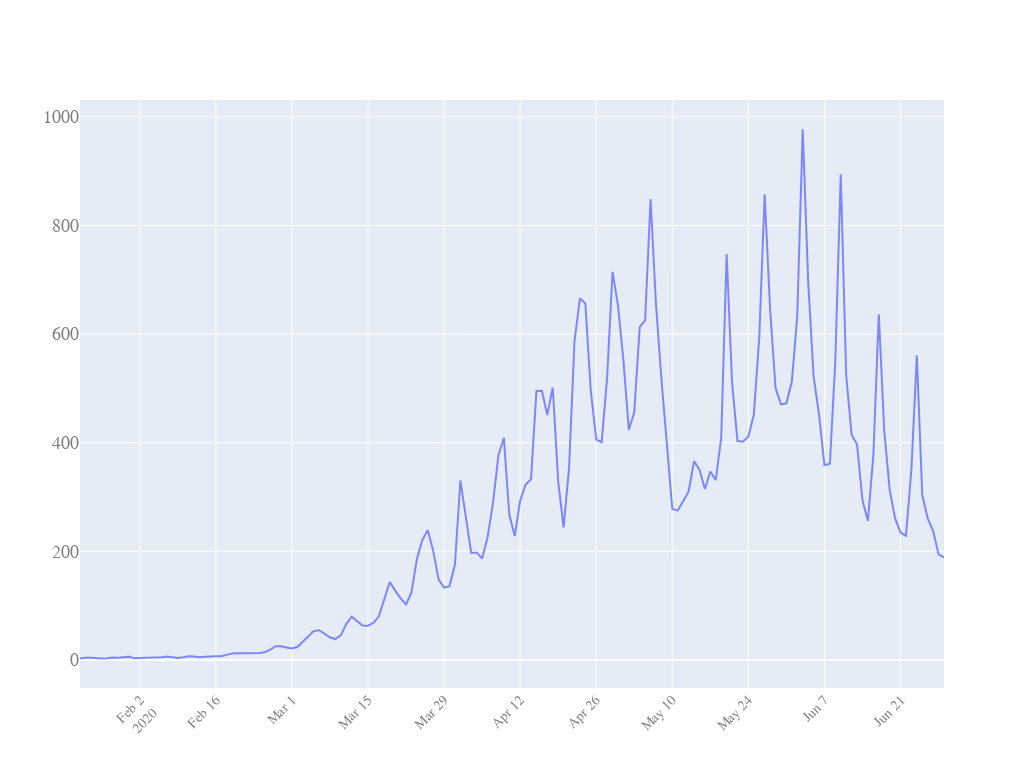

Source (notebook cell):
### Code cell
quick_plot(df_analyse.date,df_analyse.iloc[40:200,[6]],y_scale='linear') #from 40days to 200 days

### Figure 1 — Plotly figure (JSON) as saved in the notebook; plotly's stock layout.template omitted (floating-point values rounded to 4 significant figures; data arrays with more than 128 entries replaced by an {"elided": "..."} marker saying what was removed)
{"data": [{"name": "Germany_DR", "opacity": 0.8, "type": "scatter", "x": {"elided": "876 str values"}, "y": {"elided": "160 float values"}}], "layout": {"autosize": true, "font": {"color": "#7f7f7f", "family": "PT Sans, monospace", "size": 18}, "height": 768, "width": 1024, "xaxis": {"nticks": 20, "tickangle": -45, "tickfont": {"color": "#7f7f7f", "size": 14}}, "yaxis": {"type": "linear"}}}
